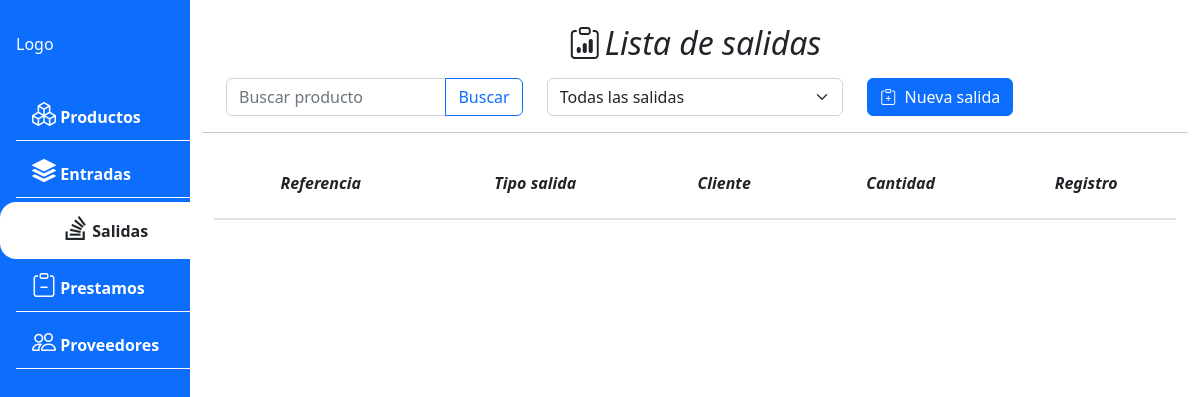
The app's page /output/list/, older data.
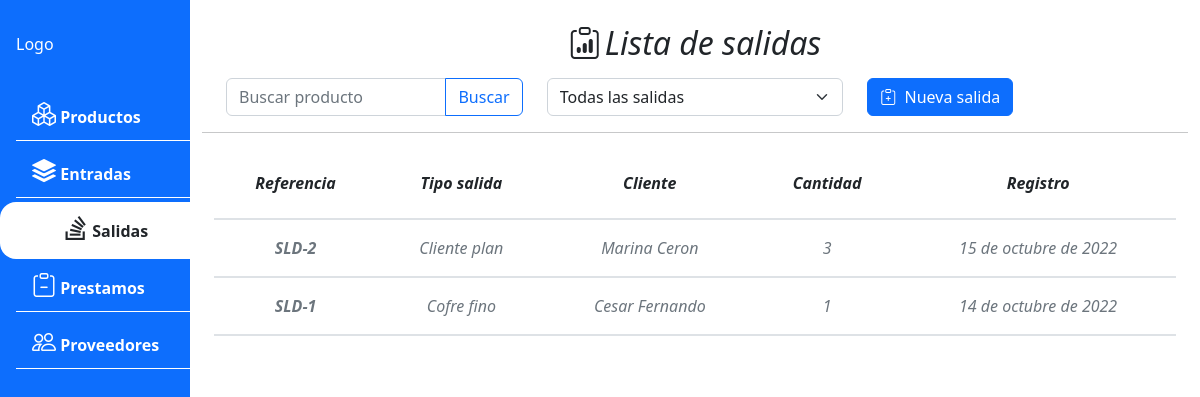
The same page, newer data.
### apps/product_output/models.py (models this page shows, shortened)
class ProductOutput(BaseModel):
    reference = models.CharField(max_length = 50, blank = False, null = False, unique = True)
    output_type = models.ForeignKey(OutputType, on_delete = models.CASCADE)
    identifier = models.CharField(max_length = 50, blank = False, null = False)
    name_client = models.CharField(max_length = 50, blank = False, null = False)
    description = models.TextField(max_length = 1000, blank = True)
    price_total = models.PositiveIntegerField(default=0)
    quantity = models.PositiveSmallIntegerField(default = 0,blank=False, null=False)
    invoice_number = models.CharField(max_length = 50, blank = False, null = False, unique = True)
    class Meta:
        verbose_name = "Salida"
        ordering = ['-id']

class OutputType(BaseModel):
    name = models.CharField(max_length = 50, blank = False, null = False)
    class Meta:
        verbose_name = "Tipo de salida"
    def __str__(self):
        return f'{self.name}'

### apps/product_output/views.py (the view)
# urls.py: path('list/',ProductOutputListView.as_view(), name = 'product_output_list'),
class ProductOutputListView(ListView):
    model = ProductOutput
    template_name = 'output/output_list.html'
    def get_context_data(self, **kwargs):
        context = super().get_context_data(**kwargs)
        context["output_type"] = OutputType.objects.filter().values('id','name')
        return context

### apps/product_output/templates/output/output_list.html (shortened to what this page needs)
{%extends 'core/base.html' %}
{%load static%}
{%block content %}
<div class="row px-4 ">
    <h2 class="d-flex justify-content-center pb-2"><i class="bi bi-clipboard-data pe-1"></i> Lista de salidas </h2>
    <div class="input-group col">
        <input type="text" class="form-control" id="input_search" placeholder="Buscar producto"
            aria-describedby="btn_search" onkeyup='product_autocomplete()'>
        <button class="btn btn-outline-primary" type="button" id="btn_search"
            onclick="filtrar_producto_nombre()">Buscar</button>
    </div>
    <div class="col">
        <select class="form-select" id="select_category" onchange="filter_output()">
            <option value="-1">Todas las salidas</option>
        </select>
    </div>
    <div class="d-grid gap-2 col d-md-flex">
        <button type="button" class="btn btn-primary" data-bs-toggle="modal" data-bs-target="#output-form-modal">
            <i class="bi bi-clipboard-plus pe-1"></i> Nueva salida
        </button>
    </div>
</div>
<hr>
<div class="row px-4">
    <table class="table my-table table-hover text-center fst-italic">
        <thead class="fw-semibold">
            <tr>
                <th>Referencia</th>
                <th>Tipo salida</th>
                <th>Cliente</th>
                <th>Cantidad</th>
                <th>Registro</th>
            </tr>
        </thead>
        <tbody id="output-table-list">
            {% for out in object_list %}
            <tr id='tr-list-{{out.id}}' class="text-muted" onclick='output_detail({{out.id}})' >
                <th>{{out.reference}}</th>
                <td>{{out.output_type}}</td>
                <td>{{out.name_client}}</td>
                <td>{{out.quantity}}</td>
                <td>{{out.created_date}}</td>
            </tr>
            {% endfor %}
        </tbody>
    </table>
</div>
{%endblock%}

Row changes from the older to the newer data that the page shows:
added ProductOutput: reference "SLD-2", output_type "Cliente plan", name_client "Marina Ceron", quantity "3", created_date "15 de octubre de 2022"
added ProductOutput: reference "SLD-1", output_type "Cofre fino", name_client "Cesar Fernando", quantity "1", created_date "14 de octubre de 2022"
